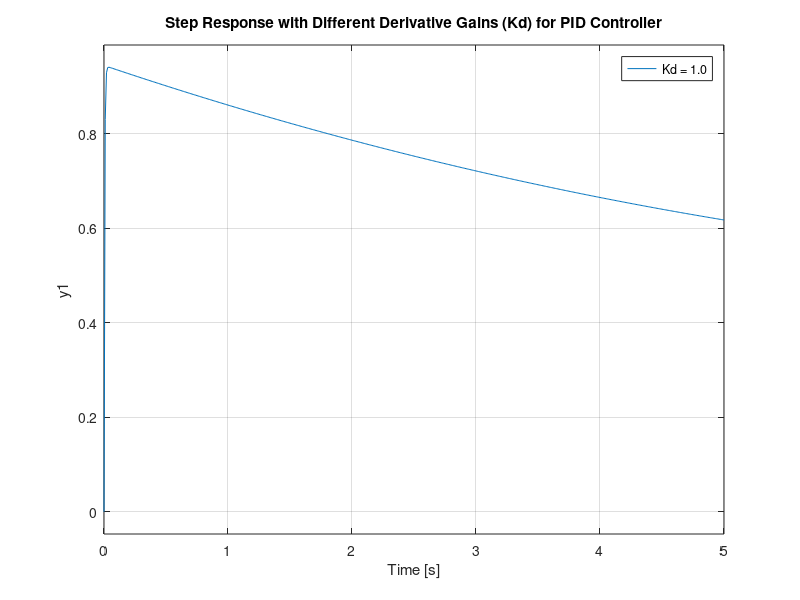
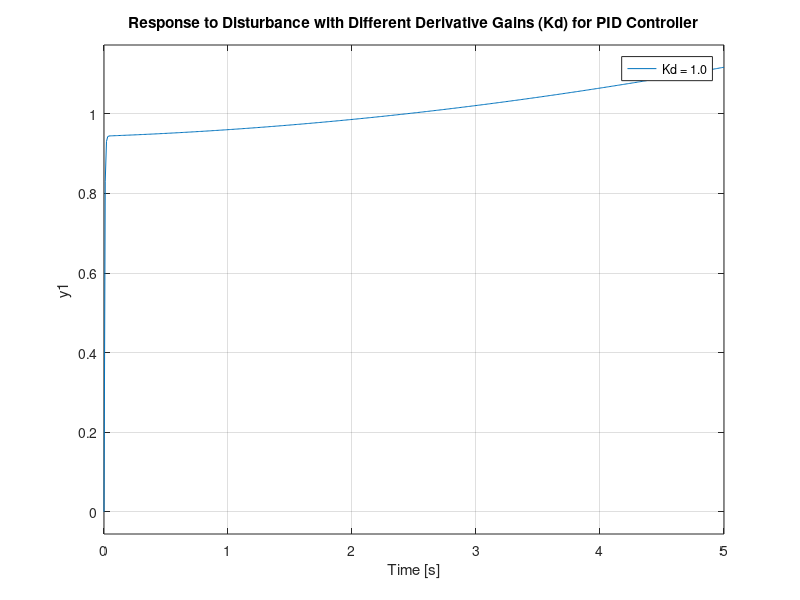

Source code (MATLAB) for these figures, in order:
J = 0.01;
b = 0.1;
K = 0.01;
R = 1;
L = 0.5;
s = tf('s');
G = K/((J*s+b)*(L*s+R)+K^2);

Kp = 1;
Ki = 1;
Kd_values = linspace(1, 100, 10);
t = 0:0.01:5;
figure;
hold on;
grid on;
for Kd = Kd_values
    C = pid(Kp, Ki, Kd);
    sys_cl = feedback(C*G, 1);
    step(sys_cl, t);
end
title('Step Response with Different Derivative Gains (Kd) for PID Controller');
legend(arrayfun(@(Kd) sprintf('Kd = %.1f', Kd), Kd_values, 'UniformOutput', false));
figure;
hold on;
grid on;
disturbance = 0.1/s; 
for Kd = Kd_values
    C = pid(Kp, Ki, Kd);
    sys_cl = feedback(C*G, 1);
    sys_cl_dist = sys_cl + disturbance;
    step(sys_cl_dist, t);
end
title('Response to Disturbance with Different Derivative Gains (Kd) for PID Controller');
legend(arrayfun(@(Kd) sprintf('Kd = %.1f', Kd), Kd_values, 'UniformOutput', false));
